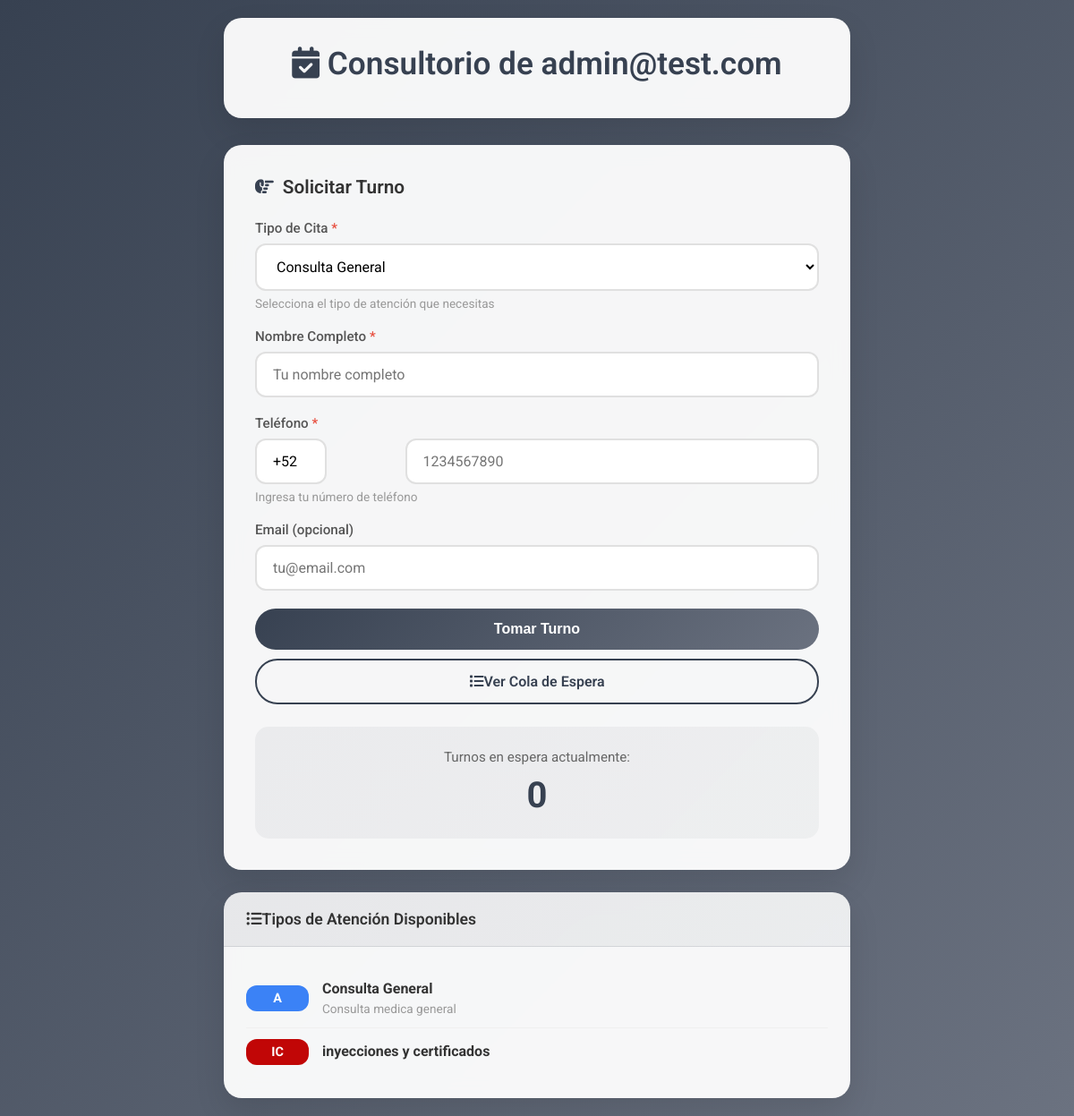
Page /turnos/admin (signed in) on the committed database.
### app/models.py (models this page shows, shortened)
class TicketSystem(db.Model):
    __tablename__ = 'ticket_system'
    id = db.Column(db.Integer, primary_key=True)
    user_id = db.Column(db.Integer, db.ForeignKey('user.id'), nullable=False, unique=True)
    is_enabled = db.Column(db.Boolean, default=False, nullable=False)  # Controlado por admin
    business_name = db.Column(db.String(200))  # Nombre del consultorio
    welcome_message = db.Column(db.Text)  # Mensaje de bienvenida para pacientes
    business_hours = db.Column(db.String(500))  # Horario de atención
    max_ticket_types = db.Column(db.Integer, default=10)  # Límite de tipos de tickets
    display_mode = db.Column(Enum('simple', 'detailed', name='display_modes'), default='simple')
    is_accepting_tickets = db.Column(db.Boolean, default=True, nullable=False)  # Si está aceptando turnos
    pause_message = db.Column(db.Text)  # Mensaje cuando está pausado
    resume_time = db.Column(db.String(100))  # Hora de reanudación (ej: "14:00" o "Mañana a las 9:00")
    phone_country_prefix = db.Column(db.String(10), default='+52')  # Prefijo telefónico por defecto
    require_patient_phone = db.Column(db.Boolean, default=True, nullable=False)  # Siempre obligatorio
    require_patient_email = db.Column(db.Boolean, default=False, nullable=False)  # Email obligatorio
    collect_patient_birthdate = db.Column(db.Boolean, default=False, nullable=False)  # Recolectar fecha de nacimiento
    notify_new_ticket = db.Column(db.Boolean, default=True, nullable=False)  # Notificar nuevos turnos
    notify_long_wait = db.Column(db.Boolean, default=True, nullable=False)  # Notificar tiempos largos
    long_wait_threshold = db.Column(db.Integer, default=60, nullable=False)  # Minutos para alerta
    send_whatsapp_reminders = db.Column(db.Boolean, default=False, nullable=False)  # Enviar recordatorios WhatsApp
    reminder_threshold = db.Column(db.Integer, default=3, nullable=False)  # Turnos antes para enviar recordatorio
    target_service_time = db.Column(db.Integer, default=20, nullable=False)  # Tiempo objetivo por paciente (min)
    enable_sound_alerts = db.Column(db.Boolean, default=True, nullable=False)  # Sonido en pantalla pública
    created_at = db.Column(db.DateTime, default=now_utc_for_db)
    updated_at = db.Column(db.DateTime, default=now_utc_for_db, onupdate=now_utc_for_db)
    ticket_types = db.relationship('TicketType', backref='system', lazy='dynamic', cascade='all, delete-orphan')
    tickets = db.relationship('Ticket', backref='system', lazy='dynamic', cascade='all, delete-orphan')
    def get_active_types(self):
        return self.ticket_types.filter_by(is_active=True).order_by(TicketType.order_index).all()
    def get_waiting_count(self):
        return self.tickets.filter_by(status='waiting').count()

class TicketType(db.Model):
    __tablename__ = 'ticket_type'
    id = db.Column(db.Integer, primary_key=True)
    ticket_system_id = db.Column(db.Integer, db.ForeignKey('ticket_system.id'), nullable=False)
    name = db.Column(db.String(100), nullable=False)  # "Consulta General", "Inyecciones", etc.
    description = db.Column(db.String(500))
    color = db.Column(db.String(7), default='#6366f1')  # Color hex para identificación visual
    estimated_duration = db.Column(db.Integer, default=30)  # Duración estimada en minutos
    prefix = db.Column(db.String(5), default='A')  # Prefijo para números de ticket (A, B, C, etc.)
    is_active = db.Column(db.Boolean, default=True)
    order_index = db.Column(db.Integer, default=0)
    created_at = db.Column(db.DateTime, default=now_utc_for_db)
    tickets = db.relationship('Ticket', backref='type', lazy='dynamic', cascade='all, delete-orphan')

### app/public/routes.py (the view, shortened to what this page needs)
@bp.route('/turnos/<username>', methods=['GET', 'POST'])
def tickets_public(username):
    from flask import jsonify, make_response
    from ..models import User, TicketSystem
    from datetime import datetime, timedelta
    import json
    user = User.query.filter(
        db.or_(
            User.email == username.lower(),
            User.email.contains(username.lower())
        )
    ).first()
    if not user:
        abort(404)
    if not user.ticket_system or not user.ticket_system.is_enabled:
        card = user.cards.first()
        return render_template('public/tickets/not_available.html', card=card), 404
    ticket_system = user.ticket_system
    if not ticket_system.is_accepting_tickets:
        card = user.cards.first()
        return render_template('public/tickets/paused.html', system=ticket_system, username=username, card=card)
    ticket_types = ticket_system.get_active_types()
    if not ticket_types:
        card = user.cards.first()
        return render_template('public/tickets/no_types.html', system=ticket_system, card=card)
    patient_cookie_name = f'patient_info_{ticket_system.id}'
    patient_info = request.cookies.get(patient_cookie_name)
    from ..dashboard.forms import TakeTicketForm
    form = TakeTicketForm(
        ticket_types=ticket_types,
        phone_prefix=ticket_system.phone_country_prefix or '+52',
        require_email=ticket_system.require_patient_email,
        collect_birthdate=ticket_system.collect_patient_birthdate
    )
    returning_patient = False
    patient_name_from_cookie = None
    card = user.cards.first()
    return render_template('public/tickets/take_ticket.html',
                         system=ticket_system,
                         form=form,
                         ticket_types=ticket_types,
                         username=username,
                         returning_patient=returning_patient,
                         patient_name=patient_name_from_cookie,
                         card=card)

### app/templates/public/tickets/take_ticket.html (shortened to what this page needs)
<!DOCTYPE html>
<html lang="es">
<head>
    <link href="https://cdnjs.cloudflare.com/ajax/libs/font-awesome/6.4.0/css/all.min.css" rel="stylesheet">
</head>
<body>
    <div class="container">
        <div class="header">
            <h1><i class="fas fa-calendar-check"></i> {{ system.business_name }}</h1>
        </div>
        <div class="main-card">
            <div class="section-title">
                <i class="fas fa-hand-point-right"></i>
                <span>Solicitar Turno</span>
            </div>
            <form method="POST">
                <div class="mb-3">
                    {{ form.ticket_type_id.label(class="form-label required") }}
                    {{ form.ticket_type_id(class="form-select") }}
                    <small class="form-text">Selecciona el tipo de atención que necesitas</small>
                </div>
                <div class="mb-3">
                    {{ form.patient_name.label(class="form-label required") }}
                    {{ form.patient_name(class="form-control") }}
                </div>
                <div class="mb-3">
                    <label class="form-label required">Teléfono</label>
                    <div class="row">
                        <div class="col-3">
                            {{ form.patient_phone_country(class="form-select") }}
                        </div>
                        <div class="col-9">
                            {{ form.patient_phone(class="form-control") }}
                        </div>
                    </div>
                    <small class="form-text">Ingresa tu número de teléfono</small>
                </div>
                <div class="mb-3">
                    {{ form.patient_email.label(class="form-label" + (" required" if system.require_patient_email else "")) }}
                    {{ form.patient_email(class="form-control") }}
                </div>
                {{ form.submit(class="btn btn-primary") }}
                <a href="{{ url_for('public.tickets_queue', username=username) }}"
                   class="btn btn-outline mt-2">
                    <i class="fas fa-list me-2"></i>Ver Cola de Espera
                </a>
            </form>
            <div class="waiting-count">
                <p>Turnos en espera actualmente:</p>
                <h2>{{ system.get_waiting_count() }}</h2>
            </div>
        </div>
        <div class="types-card">
            <div class="types-card-header">
                <h6><i class="fas fa-list-ul me-2"></i>Tipos de Atención Disponibles</h6>
            </div>
            <div class="types-card-body">
                {% for ticket_type in ticket_types %}
                    <div class="type-item">
                        <span class="type-badge" style="--type-color: {{ ticket_type.color }}; background-color: {{ ticket_type.color }};">
                            {{ ticket_type.prefix }}
                        </span>
                        <div class="type-info">
                            <strong>{{ ticket_type.name }}</strong>
                            {% if ticket_type.description %}
                                <small>{{ ticket_type.description }}</small>
                            {% endif %}
                        </div>
                    </div>
                {% endfor %}
            </div>
        </div>
    </div>
</body>
</html>

### rows in the picture
TicketSystem: business_name "Consultorio de admin@test.com", patient_email.label "Email (opcional)"
TicketType: prefix "A", name "Consulta General", description "Consulta medica general"
TicketType: prefix "IC", name "inyecciones y certificados"

### other values in the picture
{{ system.get_waiting_count() }} "0"
